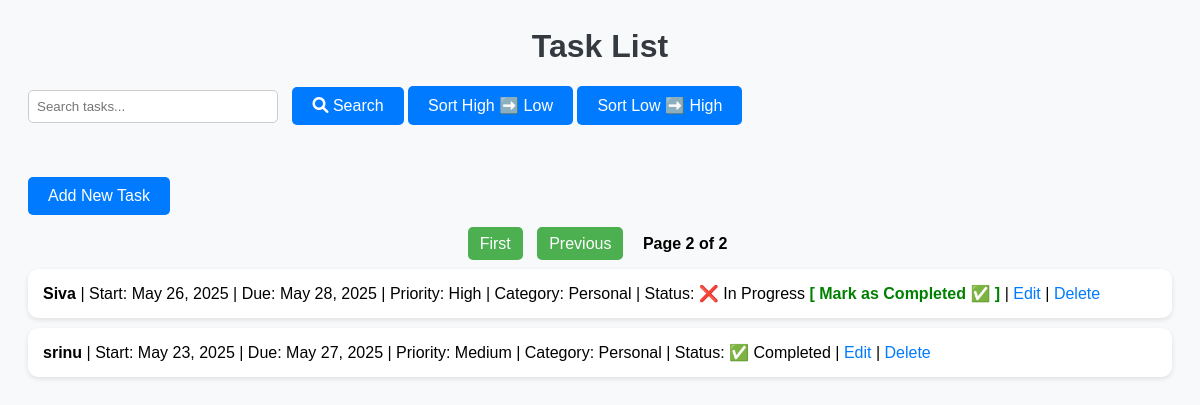
Screenshot of /?page=2 with the database file from the repository.
### tasks/models.py (models this page shows, shortened)
class Task(models.Model):
    PRIORITY_CHOICES = [
        ('High', 'High'),
        ('Medium', 'Medium'),
        ('Low', 'Low'),
    ]
    CATEGORY_CHOICES = [
        ('Work', 'Work'),
        ('Personal', 'Personal'),
        ('Study', 'Study'),
    ]
    title = models.CharField(max_length=100)
    description = models.TextField(blank=True)
    start_date = models.DateField()
    due_date = models.DateField()
    priority = models.CharField(max_length=10, choices=PRIORITY_CHOICES)
    category = models.CharField(max_length=10, choices=CATEGORY_CHOICES)
    completed = models.BooleanField(default=False)

### tasks/views.py (the view)
# urls.py: path('', views.task_list, name='task_list'),
def task_list(request):
    tasks = Task.objects.all()
    query = request.GET.get('q')
    if query:
        tasks = tasks.filter(title__icontains=query)
    sort_by = request.GET.get('sort')
    if sort_by == 'high':
        tasks = tasks.order_by('-priority')
    elif sort_by == 'low':
        tasks = tasks.order_by('priority')
    paginator = Paginator(tasks, 5)
    page_number = request.GET.get('page')
    page_obj = paginator.get_page(page_number)
    today = timezone.now().date()
    return render(request, 'tasks/task_list.html', {'page_obj': page_obj, 'today': today})

### tasks/templates/tasks/task_list.html (shortened to what this page needs)
{% load static %}
<html>
<head>
    <link rel="stylesheet" type="text/css" href="{% static 'tasks/style.css' %}">
    <link href="https://cdnjs.cloudflare.com/ajax/libs/font-awesome/6.0.0-beta3/css/all.min.css" rel="stylesheet">
</head>
<body>
    <h1>Task List</h1>
    <form method="get" action="{% url 'task_list' %}">
        <input type="text" name="q" placeholder="Search tasks..." value="{{ request.GET.q }}">
        <button type="submit" class="btn">
            <i class="fas fa-search"></i> Search
        </button>
        <a href="?sort=high" class="btn">Sort High ➡️ Low</a>
        <a href="?sort=low" class="btn">Sort Low ➡️ High</a>
    </form>
    <br><br>
    <a href="{% url 'task_create' %}">
        <button class="btn">Add New Task</button>
    </a>
    <div class="pagination">
        {% if page_obj.has_previous %}
        <a
            href="?page=1{% if request.GET.q %}&q={{ request.GET.q }}{% endif %}{% if request.GET.sort %}&sort={{ request.GET.sort }}{% endif %}">First</a>
        <a
            href="?page={{ page_obj.previous_page_number }}{% if request.GET.q %}&q={{ request.GET.q }}{% endif %}{% if request.GET.sort %}&sort={{ request.GET.sort }}{% endif %}">Previous</a>
        {% endif %}
        <span>Page {{ page_obj.number }} of {{ page_obj.paginator.num_pages }}</span>
    </div>
    <ul>
        {% for task in page_obj %}
        <li>
            <strong>{{ task.title }}</strong> |
            Start: {{ task.start_date }} |
            Due: {{ task.due_date }} |
            Priority: {{ task.priority }} |
            Category: {{ task.category }} |
            Status:
            {% if task.completed %}
            ✅ Completed
            {% else %}
            {% if task.due_date < today %} <span style="color: red; font-weight: bold;">⚠️ Overdue!</span>
                {% else %}
                ❌ In Progress
                {% endif %}
                <a href="{% url 'task_complete' task.id %}" style="color: green; font-weight: bold;">[ Mark as Completed
                    ✅ ]</a>
                {% endif %}
                | <a href="{% url 'task_update' task.id %}">Edit</a>
                | <a href="{% url 'task_delete' task.id %}">Delete</a>
        </li>
        {% empty %}
        <li>No tasks found.</li>
        {% endfor %}
    </ul>
</body>
</html>

### tasks/static/tasks/style.css (style rules this page uses)
body { font-family: Arial, sans-serif; background-color: #f8f9fa; padding: 20px; }
h1 { color: #343a40; text-align: center; }
a { text-decoration: none; color: #007bff; }
ul { list-style-type: none; padding: 0; }
li { background: #ffffff; margin: 10px 0; padding: 15px; border-radius: 10px; box-shadow: 0 2px 5px rgba(0, 0, 0, 0.1); }
button, .btn { background-color: #007bff; color: white; border: none; padding: 10px 20px; font-size: 16px; border-radius: 5px; cursor: pointer; text-align: center; display: inline-block; }
input[type="text"] { padding: 8px; width: 250px; margin-right: 10px; border-radius: 5px; border: 1px solid #ccc; }
.pagination { margin-top: 20px; text-align: center; }
.pagination a { margin: 0 5px; padding: 8px 12px; background-color: #4CAF50; color: white; border-radius: 5px; text-decoration: none; }
.pagination span { margin: 0 10px; font-weight: bold; }

### rows the page displays
Task: title "Siva", start_date "May 26, 2025", due_date "May 28, 2025", priority "High", category "Personal", completed "❌ In Progress"
Task: title "srinu", start_date "May 23, 2025", due_date "May 27, 2025", priority "Medium", category "Personal", completed "✅ Completed"

### other values shown
{{ page_obj.number }} "2"
{{ page_obj.paginator.num_pages }} "2"
